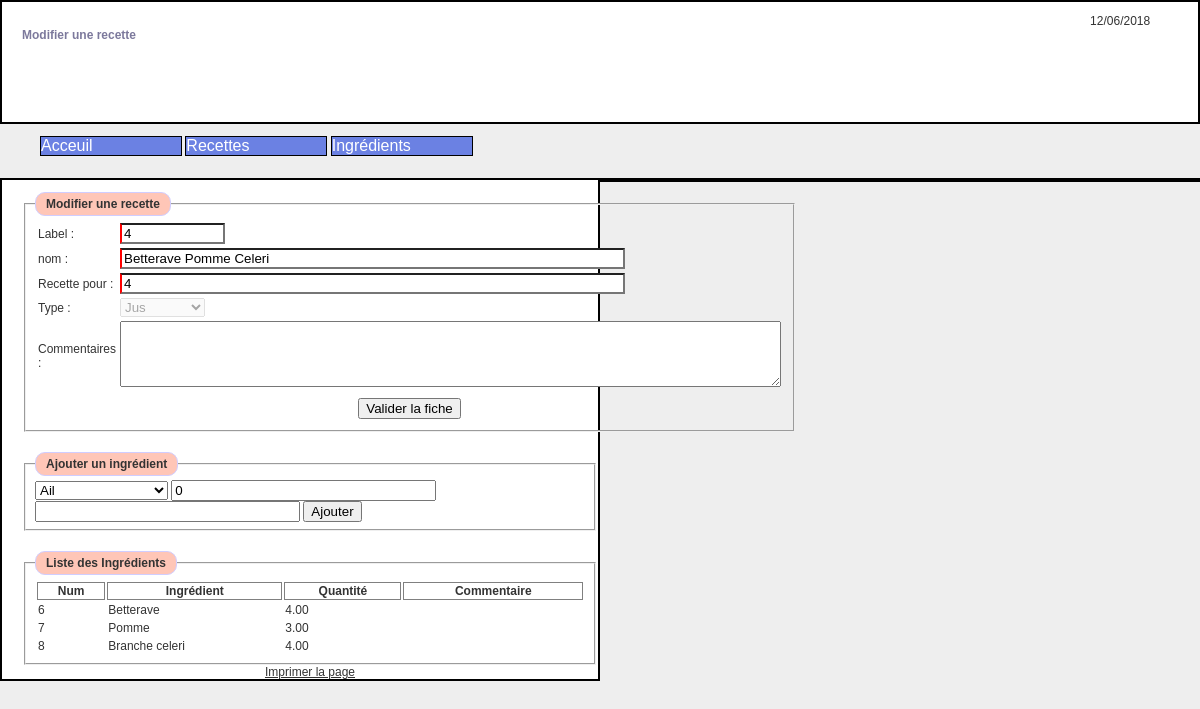
Screenshot of /gestion_recette.php?id=4 with the database file from the repository.
### tables this page shows
CREATE TABLE `recettes` (
  `recettes_id` bigint(20) NOT NULL,
  `recettes_nom` varchar(255) NOT NULL,
  `recettes_pour_qte_pers` smallint(6) NOT NULL,
  `recettes_type` tinyint(4) NOT NULL DEFAULT '1',
  `recettes_commentaire` varchar(4096) DEFAULT NULL
);

CREATE TABLE `recette_ingredients` (
  `recette_ingredients_id` int(11) NOT NULL,
  `recette_ingredients_recette_id` int(10) UNSIGNED NOT NULL,
  `recette_ingredients_ingredient_id` int(10) UNSIGNED NOT NULL,
  `recette_ingredients_ordre` int(11) NOT NULL,
  `recette_ingredients_quantite` decimal(6,2) DEFAULT '0.00',
  `recette_ingredients_quantite_commentaire` varchar(255) DEFAULT NULL
);

CREATE TABLE `ingredients` (
  `ingredients_id` int(11) NOT NULL,
  `ingredients_nom` varchar(255) DEFAULT NULL
);

### class/class_recettes.php (called while the page is built, shortened)
<?php
include_once('class_sys.php');
class recette {
    public function setdata($ligne) {
        $this->recette_id = $ligne['recettes_id'];
        $this->recette_nom = $ligne['recettes_nom'];
        $this->recettes_pour_qte_pers = $ligne['recettes_pour_qte_pers'];
        $this->recettes_type = $ligne['recettes_type'];
    }
    public function recrecette($id) {
        $class_sys = new sys();
        $query = "SELECT * FROM recettes WHERE recettes_id =" . $id;
        if ($class_sys->requete($query, "S")) {
            while ($ligne = mysqli_fetch_assoc($class_sys->result)) {
                extract($ligne);
                $this->setdata($ligne);
            }
        } else {
            $this->erreur = $class_sys->erreur;
            return false;
        }
        return true;
    }
    public function get_ingredients($id) {
        $class_sys = new sys();
        $list_ingredients = array();
        $query = sprintf("SELECT * FROM          recettes AS r
                                  INNER JOIN    recette_ingredients AS ri   ON(r.recettes_id = ri.recette_ingredients_recette_id)
                                  INNER JOIN    ingredients         AS i    ON(ri.recette_ingredients_ingredient_id = i.ingredients_id)
                                  WHERE r.recettes_id = %d
                                  ORDER BY ri.recette_ingredients_ordre", $id);
        if ($class_sys->requete($query, "S")) {
            while ($ligne = $class_sys->result->fetch_assoc()) {
                $list_ingredients[] = $ligne;
            }
        } else {
            $this->erreur = $class_sys->erreur;
        }
        return $list_ingredients;
    }
}
?>

### class/class_sys.php (called while the page is built, shortened)
<?php
class sys {
    var $base;
    var $user;
    var $mdp;
    var $hote;
    function __construct() {
        $this->hote = "localhost";
        $this->user = "alain";
        $this->mdp = "alain";
        $this->base = "recettes";
        return true;
    }
    function requete($req, $t) {
        $this->connexion = new mysqli($this->hote, $this->user, $this->mdp, $this->base);
        $this->requette = $req;
        $this->result = $this->connexion->query($this->requette);
        if ($this->result) {
            return true;
        }
        else {
            $this->erreur = "Erreur dans la requette : " . mysqli_error($this->connexion);
            mysqli_close($this->connexion);
            return false;
        }
    }
}
?>

### class/class_ingredient.php (called while the page is built, shortened)
<?php
include_once('class_sys.php');
class ingredient {
    public function get_all_ingredients() {
        $class_sys = new sys();
        $list_ingredients = array();
        $query = sprintf("SELECT * FROM     ingredients AS i ORDER BY i.ingredients_nom");
        if ($class_sys->requete($query, "S")) {
            while ($ligne = $class_sys->result->fetch_assoc()) {
                $list_ingredients[] = $ligne;
            }
        } else {
            $this->erreur = $class_sys->erreur;
        }
        return $list_ingredients;
    }
}
?>

### gestion_recette.php (the view, shortened to what this page needs)
<?php
require('class/class_sys.php');
require('class/class_recettes.php');
$fi = new recette();
require('class/class_ingredient.php');
$idd = 0;
if (@$_GET['id'] != "")
    $idd = @$_GET['id'];
if ($idd == 0)
    $titre = "Cr&eacute;er une recette";
else
    $titre = "Modifier une recette";
$datejour = date("d/m/Y");
if ($idd != 0)
    $fi->recrecette($idd);
?>
<!doctype html>
<html>
    <head>
        <?php include ('php/inclusion_head.php'); ?>
    </head>
    <body>
        <div id="main">
            <div id="head">
                <?php include "php/entete.php"; ?>
            </div>
            <div id="menu">
                <?php include "php/menuh.php"; ?>
            </div>
            <div id="colgauche">
                <div class="rc">
                    <div class="MilieuLayout">
                        <form method="post" id="gestion_type _animal_Form"
                              action="gestion_recette.php?id=<?php echo $idd; ?>">
                            <fieldset>
                                <legend>
                                    <?php echo $titre; ?>
                                </legend>
                                <table>
                                    <tr>
                                        <td>Label :</td>
                                        <td><input class="oblig" type="text" id="recette_id" maxlength="10"
                                                   size="10" value="<?php echo $fi->recette_id; ?>" readonly/>
                                        </td>
                                    </tr>
                                    <tr>
                                        <td>nom :</td>
                                        <td><input class="oblig" type="text" id="recette_nom"
                                                   maxlength="60" size="60"
                                                   value="<?php echo $fi->recette_nom; ?>" />
                                        </td>
                                    </tr>
                                    <tr>
                                        <td>Recette pour :</td>
                                        <td><input class="oblig" type="text" id="recettes_pour_qte_pers"
                                                   maxlength="60" size="60"
                                                   value="<?php echo $fi->recettes_pour_qte_pers; ?>"
                                                   <?php if($idd > 0) {echo "readonly";} ?> />
                                        </td>
                                    </tr>
                                    <tr>
                                        <td>Type :</td>
                                        <td>
                                        <select id="recettes_type"  <?php if($idd > 0) {echo 'disabled';} ?>>
                                            <option value='1' <?php if($idd > 0 && $fi->recettes_type == '1') echo 'selected=""';?>>Jus</option>
                                        </td>
                                    </tr>
                                    <tr>
                                        <td>Commentaires :</td>
                                        <td>
                                            <textarea rows="4" cols="80" id="recettes_commentaire"><?php if($idd > 0) echo $fi->recettes_commentaire;?></textarea>
                                        </td>
                                    </tr>
                                    <tr>
                                        <td colspan="2">
                                        </td>
                                    </tr>
                                    <tr>
                                        <td colspan="2">
                                            <div id="boutons_valide">
                                                <input id="bt_valider" value="Valider la fiche" type="button"/>
                                            </div>
                                        </td>
                                    </tr>
                                </table>
                            </fieldset>
                        </form>
                        <div id="liste_ingredients">
                            <?php if ($idd > 0) { ?>
                            <div id="formulaire_ajout_ingredient">
                                <fieldset style="margin-top:20px;margin-bottom:20px;">
                                    <legend>Ajouter un ingrédient</legend>
                                    <?php
                                    $class_ingredients = new ingredient();
                                    $liste_ingredients = $class_ingredients->get_all_ingredients();
                                    if (count($liste_ingredients) > 0) {
                                        ?>
                                        <select id="sel_ingredient">
                                            <?php foreach ($liste_ingredients AS $ingredients) { ?>
                                                <option value='<?php echo $ingredients['ingredients_id']; ?>'><?php echo $ingredients['ingredients_nom']; ?></option>
                                            <?php } ?>
                                        </select>
                                        <input id="quantite" name="quantite" class="saisie" type="text" maxlength="50" size="30" value="0"/>
                                        <input id="quantite_commentaire" name="quantite_commentaire" class="saisie" type="text" maxlength="50" size="30" value=""/>
                                        <button type='submit' id='bouton_ajouter_ingredient'>Ajouter</button>
                                        <?php
                                    }
                                    ?>
                                </fieldset>
                            </div>
                            <?php } ?>
                            <fieldset>
                                <legend>
                                    Liste des Ingrédients
                                </legend>
                                <?php
                                $class_recette = new recette();
                                $liste_recette_ingredients = $class_recette->get_ingredients($idd);
                                if (count($liste_recette_ingredients) > 0) {
                                    ?>
                                    <table style='width:100%;'>
                                        <thead>
                                            <tr>
                                                <th>Num</th>
                                                <th>Ingrédient</th>
                                                <th>Quantité</th>
                                                <th>Commentaire</th>
                                            </tr>
                                        </thead>
                                            <?php foreach ($liste_recette_ingredients AS $recette_ingredients) { ?>
                                            <tr>
                                                <td><?php echo $recette_ingredients['recette_ingredients_id']; ?></td>
                                                <td><?php echo htmlentities($recette_ingredients['ingredients_nom']); ?></td>
                                                <td><?php echo $recette_ingredients['recette_ingredients_quantite']; ?></td>
                                                <td><?php echo $recette_ingredients['recette_ingredients_quantite_commentaire']; ?></td>
                                            </tr>
                                    <?php } ?>
                                    </table>
                                    <?php
                                }
                                ?>
                            </fieldset>
                        </div>
                        <div id="printerlink">
                            <a href="javascript:window.print()">Imprimer la page</a>
                        </div>
                    </div>
                </div>
            </div>
            <div id="coldroite">
                <div class="rc">
                </div>
            </div>
        </div>
    </body>
</html>

### php/inclusion_head.php (shortened to what this page needs)
<link rel="stylesheet" href="https://ajax.googleapis.com/ajax/libs/jqueryui/1.12.1/themes/smoothness/jquery-ui.css">
<link href="images/defaut.css" rel="stylesheet" type="text/css" />
<link href="images/menuh.css" rel="stylesheet" type="text/css" />

### php/entete.php (shortened to what this page needs)
<div class="rc">
    <div class="MilieuLayout">
        <?php echo "<br/>".$titre."<br/><br/>";?>
    </div>
    <div class="infcomp">
        <div id="logo">
        <p><?php echo $datejour;?></p>
        </div>
    </div>
</div>

### php/menuh.php (shortened to what this page needs)
<div id="menu_tuto3">
    <ul>
        <li>
            <a href="index.php">Acceuil</a>
        </li>
        <li>
            <a href="#">Recettes</a>
        </li>
        <li>
            <a href="#">Ingrédients</a>
        </li>
    </ul>
</div>

### images/defaut.css (style rules this page uses)
body { background-color: #EEEEEE; color: #333333; font-family: Georgia,Verdana,Helvetica,Arial; font-size: 12px; font-weight: normal; }
html, body { border: 0 none; margin: 0; padding: 0; }
.oblig { border-left:2px solid red; }
#logo { text-align: right; padding-right: 10%; }
#head { background-position: left top; background-repeat: repeat-x; margin: 0; }
#head .rc { background: white; height: 120px; }
#head .rc .MilieuLayout { float: left; color: #7C799C; font-size: 12px; font-weight: bold; margin: 0; text-align: left; vertical-align: top; width:50%; height: 90%; }
#head .rc .infcomp { float: right; width:40%; height: 100%; }
.rc { margin: 0; border: 2px solid black; }
.MilieuLayout { background-color: #FFFFFF; margin: 0; padding: 12px 0 0 20px; }
#colgauche { float: left; margin: 10px 0; width: 50%; }
#coldroite { float: right; margin: 10px 0; padding: 0 0 10px; width: 50%; }
legend { background-color: #ffc6b7; border: 1px solid #D0CDFF; border-radius: 10px; color: #333333; font-family: Georgia,Arial,Verdana,Helvetica; font-size: 12px; font-weight: bold; padding: 4px 10px; }
a:link, a:visited { color: #333333; text-decoration: underline; }
#boutons_valide, #printerlink, #liens, .message { text-align: center; }
th { border: 1px solid grey; }

### images/menuh.css (style rules this page uses)
#menu_tuto3 a { font-family: Arial; font-size: 16px; color: white; }
#menu_tuto3 li { display: inline-block; list-style-type: none; position: relative; width: 140px; background-color: #6b81e3; border-top: solid 1px black; border-bottom: solid 1px black; border-left: solid 1px black; border-right: solid 1px black; margin: 0; }
#menu_tuto3 li a { text-decoration:none; }

### rows the page displays
recettes: recettes_id "4", recettes_nom "Betterave Pomme Celeri", recettes_pour_qte_pers "4", recettes_type "Jus", recette_ingredients.recette_ingredients_id "6", ingredients.ingredients_nom "Betterave", recette_ingredients.recette_ingredients_quantite "4.00", recette_ingredients.recette_ingredients_id "7", ingredients.ingredients_nom "Pomme", recette_ingredients.recette_ingredients_quantite "3.00", recette_ingredients.recette_ingredients_id "8", ingredients.ingredients_nom "Branche celeri"

### other values shown
$titre "Modifier une recette"
form field value "Ail"
